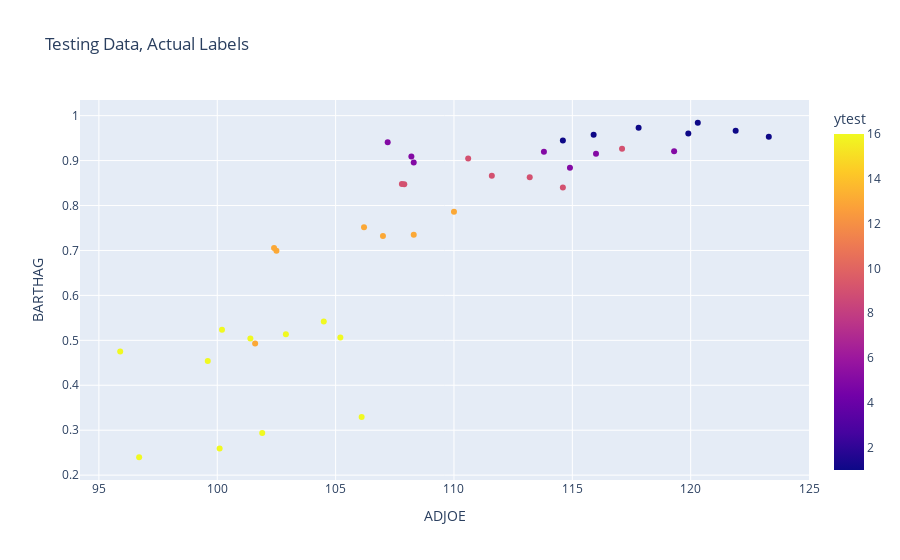

The notebook cell this image was saved under:
### Code cell
fig = px.scatter(test_df, x='ADJOE', y='BARTHAG', color='ytest', title = 'Testing Data, Actual Labels')
fig.show()

### Figure 1 — Plotly figure (JSON) as saved in the notebook; plotly's stock layout.template omitted (floating-point values rounded to 4 significant figures)
{"data": [{"hovertemplate": "ADJOE=%{x}<br>BARTHAG=%{y}<br>ytest=%{marker.color}<extra></extra>", "legendgroup": "", "marker": {"color": [5, 9, 1, 13, 1, 1, 16, 16, 16, 16, 16, 9, 16, 16, 13, 13, 5, 9, 5, 16, 13, 5, 9, 13, 5, 13, 13, 1, 16, 1, 1, 1, 9, 9, 9, 5, 5, 16, 16], "coloraxis": "coloraxis", "symbol": "circle"}, "mode": "markers", "name": "", "orientation": "v", "showlegend": false, "type": "scatter", "x": [108.2, 113.2, 123.3, 107, 115.9, 117.8, 100.1, 104.5, 102.9, 95.9, 101.9, 114.6, 106.1, 105.2, 108.3, 110, 114.9, 110.6, 108.3, 96.7, 102.5, 113.8, 107.9, 102.4, 116, 101.6, 106.2, 114.6, 99.6, 120.3, 121.9, 119.9, 117.1, 111.6, 107.8, 107.2, 119.3, 101.4, 100.2], "xaxis": "x", "y": [0.9089, 0.8631, 0.9531, 0.7324, 0.9575, 0.9728, 0.2591, 0.5417, 0.5136, 0.475, 0.2937, 0.84, 0.3293, 0.5063, 0.7352, 0.7864, 0.8839, 0.9045, 0.8955, 0.2398, 0.6992, 0.9195, 0.8473, 0.7057, 0.9154, 0.4929, 0.7519, 0.9449, 0.4538, 0.9842, 0.9663, 0.96, 0.9261, 0.8661, 0.8477, 0.9406, 0.9205, 0.5043, 0.5238], "yaxis": "y"}], "layout": {"coloraxis": {"colorbar": {"title": {"text": "ytest"}}, "colorscale": [[0, "#0d0887"], [0.1111, "#46039f"], [0.2222, "#7201a8"], [0.3333, "#9c179e"], [0.4444, "#bd3786"], [0.5556, "#d8576b"], [0.6667, "#ed7953"], [0.7778, "#fb9f3a"], [0.8889, "#fdca26"], [1, "#f0f921"]]}, "legend": {"tracegroupgap": 0}, "title": {"text": "Testing Data, Actual Labels"}, "xaxis": {"anchor": "y", "domain": [0, 1], "title": {"text": "ADJOE"}}, "yaxis": {"anchor": "x", "domain": [0, 1], "title": {"text": "BARTHAG"}}}}
